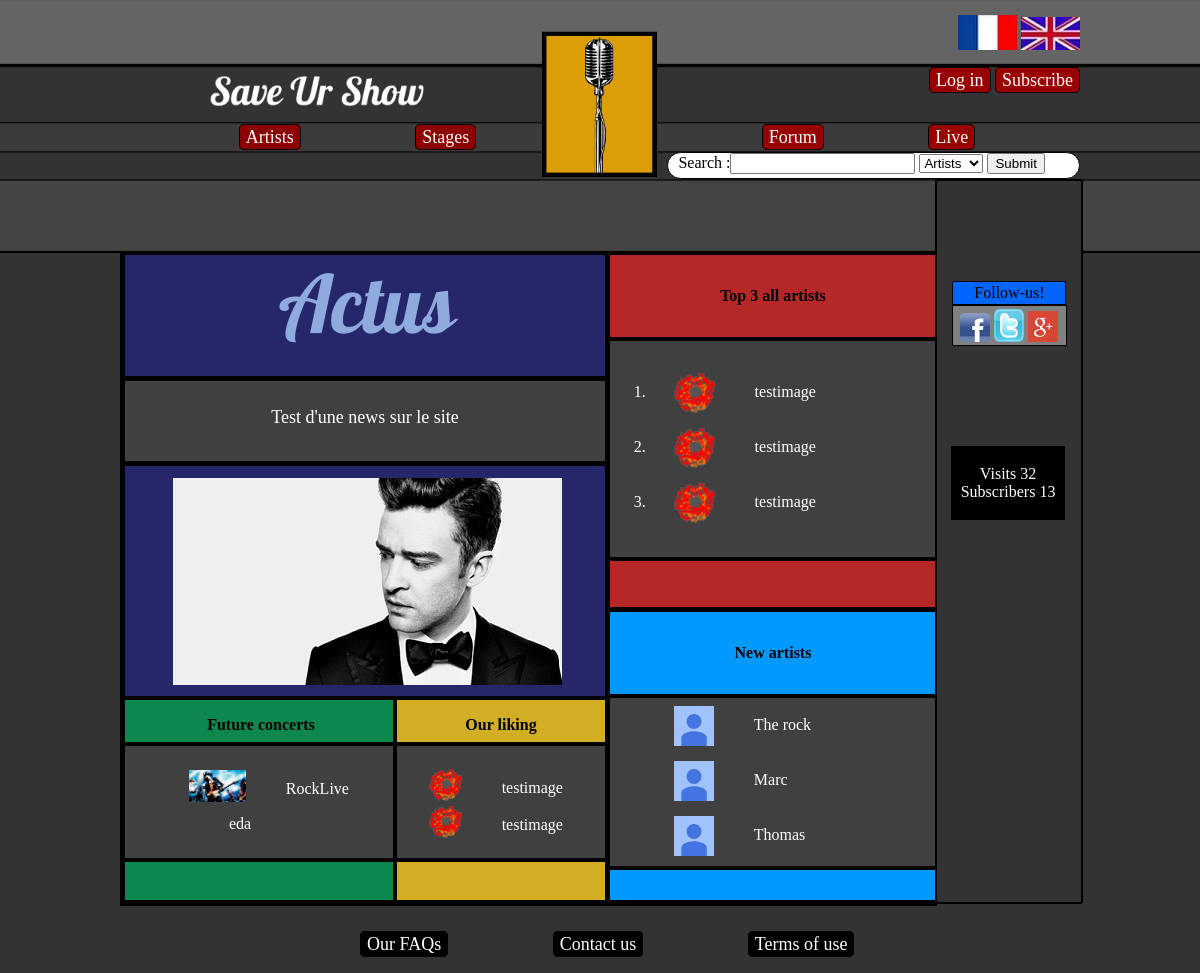
The page /SaveUrShow/index.php?page=select_lang&lang=en on the database its author committed.
### tables this page shows
CREATE TABLE IF NOT EXISTS `statistique` (
  `ID` int(11) NOT NULL AUTO_INCREMENT,
  `nombre_inscrit` int(11) DEFAULT NULL,
  `nombre_visite` int(11) DEFAULT NULL,
  PRIMARY KEY (`ID`)
);

CREATE TABLE IF NOT EXISTS `actu` (
  `ID` int(11) NOT NULL AUTO_INCREMENT,
  `texte` text NOT NULL,
  `photo` varchar(255) DEFAULT NULL,
  PRIMARY KEY (`ID`)
);

CREATE TABLE IF NOT EXISTS `artiste` (
  `ID` int(11) NOT NULL AUTO_INCREMENT,
  `nom_artiste` varchar(25) NOT NULL,
  `date_ajout_artiste` datetime DEFAULT NULL,
  `image_artiste` varchar(255) DEFAULT NULL,
  `bio_artiste` text,
  `ID_genre` int(11) NOT NULL,
  PRIMARY KEY (`ID`)
);

CREATE TABLE IF NOT EXISTS `concert` (
  `ID` int(11) NOT NULL AUTO_INCREMENT,
  `nom_du_concert` varchar(255) NOT NULL,
  `image_concert` varchar(255) DEFAULT NULL,
  `date_du_concert` date DEFAULT NULL,
  `heure_du_concert` time DEFAULT NULL,
  `salle_ID` int(11) DEFAULT NULL,
  `date_ajout_concert` datetime DEFAULT NULL,
  PRIMARY KEY (`ID`),
  KEY `fk_concert_salle1_idx` (`salle_ID`)
);

### SaveUrShow/controleurs/accueil.php (called while the page is built)
<?php
include('modeles/modele_news.php');
$actu = getActu();
$IDTop = getIDTop();
$artiste1 = getArtiste($IDTop['ID_artiste1']);
$artiste2 = getArtiste($IDTop['ID_artiste2']);
$artiste3 = getArtiste($IDTop['ID_artiste3']);
$IDCoeur = getIDCoeur();
$coeur1 = getArtiste($IDCoeur['ID_artiste1']);
$coeur2 = getArtiste($IDCoeur['ID_artiste2']);
$newArtiste = getNewArtiste();
$lastConcert = getLastConcert();
include('vues/header.php');
include('vues/vue_accueil.php');
include('vues/footer.php');
 ?>

### SaveUrShow/controleurs/select_lang.php (called while the page is built, shortened)
<?php
	if ($_SESSION['lang']=='en') {
		include('controleurs/en.php');
}else{
		include('controleurs/fr.php');
}
	include('controleurs/accueil.php');
?>

### SaveUrShow/controleurs/en.php (called while the page is built, shortened)
<?php
	$INSCRIPTION ='Subscribe';
	$TXT_ARTISTES = 'Artists';
	$TXT_SALLES = 'Stages';
	$TXT_CONCERTS = 'Live';
	$TXT_FORUM = 'Forum';
	$RECHERCHE = 'Search :';
	$TXT_CHERCHER = 'Submit';
	$TXT_SUIVRE = 'Follow-us!';
	$TXT_CONNECTES = 'Visits';
	$TXT_INSCRITS = 'Subscribers';
	$CONNEXION = 'Log in';
$_TOP_ARTISTE = 'Top 3 all artists';
$_NEW_ARTISTE = 'New artists';
$COEUR = 'Our liking';
$VENIR = 'Future concerts';
 ?>

### SaveUrShow/modeles/modele_stat.php (called while the page is built, shortened)
<?php
	function nbrVisite(){
	global $bdd;
	$req = $bdd -> prepare("SELECT nombre_visite FROM statistique");
	$req -> execute();
	$res = $req->fetch();
	return $res[0];
	}
	function nbrInscrit(){
		global $bdd;
		$req = $bdd -> prepare("SELECT count(ID) FROM membre");
		$req -> execute();
	$res = $req->fetch();
	return $res['count(ID)'];
	}
 ?>

### SaveUrShow/modeles/modele_news.php (called while the page is built)
<?php
function getActu(){
		global $bdd;
		$query=$bdd->prepare('SELECT texte, photo FROM actu');
        $query->execute();
	    $actu=$query->fetch();
	    return $actu;
}
function getIDTop(){
		global $bdd;
		$req = $bdd -> query("SELECT ID_artiste1,  ID_artiste2, ID_artiste3 FROM top");
		$IDTop=$req->fetch();
	    return $IDTop;
}
function getArtiste($ID){
		global $bdd;
		$query=$bdd->prepare('SELECT artiste.nom_artiste, artiste.image_artiste FROM artiste WHERE ID = :ID');
		$query->bindValue(':ID',$ID, PDO::PARAM_STR);
        $query->execute();
	    $top_artiste=$query->fetch();
	    return $top_artiste;
}
function getIDCoeur(){
		global $bdd;
		$req = $bdd -> query("SELECT ID_artiste1,  ID_artiste2 FROM coup_de_coeur");
		$IDCoeur=$req->fetch();
	    return $IDCoeur;
}
function getNewArtiste(){
		global $bdd;
		$query=$bdd->prepare('SELECT artiste.nom_artiste, artiste.image_artiste FROM artiste ORDER BY date_ajout_artiste DESC');
        $query->execute();
	    $new_artiste=$query->fetchAll();
	    return $new_artiste;
}
function getLastConcert(){
		global $bdd;
		$query=$bdd->prepare('SELECT nom_du_concert, image_concert FROM concert ORDER BY date_du_concert DESC');
        $query->execute();
	    $lastConcert=$query->fetchAll();
	    return $lastConcert;
}
?>

### SaveUrShow/vues/vue_accueil.php (the view, shortened to what this page needs)
<div class="container1">
<div class="titre1"><a href="#"><img src="ressources/image/actus.png"/></a></div>
<div class="box1"><?php echo $actu['texte'] ?></div>
<a href="#"><img class="photo" src=<?php echo '"'.$actu['photo'].'"' ?>/></a>
</div>
<div class="container2">
<div class="titre2"><?php echo $_TOP_ARTISTE ?></div>
<div class="box2">
	<ol>
		<li class=""><a href=<?php echo '"?page=artiste&artiste='.$artiste1['nom_artiste'].'"' ?>><img class="artistes" src=<?php echo '"'.$artiste1['image_artiste'].'"' ?>/><?php echo $artiste1['nom_artiste'] ?></a></li>
		<li class=""><a href=<?php echo '"?page=artiste&artiste='.$artiste2['nom_artiste'].'"' ?>><img class="artistes" src=<?php echo '"'.$artiste2['image_artiste'].'"' ?>/><?php echo $artiste2['nom_artiste'] ?></a></li>
		<li class=""><a href=<?php echo '"?page=artiste&artiste='.$artiste3['nom_artiste'].'"' ?>><img class="artistes" src=<?php echo '"'.$artiste3['image_artiste'].'"' ?>/><?php echo $artiste3['nom_artiste'] ?></a></li>
	</ol>
</div>
</div>
<div class="container3">
<div class="titre3"><?php echo $_NEW_ARTISTE ?></div>
<div class="box3">
	<ul>
		<li class=""><a href=<?php echo '"?page=artiste&artiste='.$newArtiste[0]['nom_artiste'].'"' ?>> <img class="new" src=<?php echo '"'.$newArtiste[0]['image_artiste'].'"' ?>/><?php echo $newArtiste[0]['nom_artiste'] ?></a></li>
		<li class=""><a href=<?php echo '"?page=artiste&artiste='.$newArtiste[1]['nom_artiste'].'"' ?>> <img class="new" src=<?php echo '"'.$newArtiste[1]['image_artiste'].'"' ?>/><?php echo $newArtiste[1]['nom_artiste'] ?></a></li>
		<li class=""><a href=<?php echo '"?page=artiste&artiste='.$newArtiste[2]['nom_artiste'].'"' ?>> <img class="new" src=<?php echo '"'.$newArtiste[2]['image_artiste'].'"' ?>/><?php echo $newArtiste[2]['nom_artiste'] ?></a></li>
	</ul>
</div>
</div>
<div class="container4">
<div class="titre4"><?php echo $VENIR ?></div>
<div class="box4">
	<ul>
		<li><a href=<?php echo '"?page=concert&concert='.$lastConcert[0]['nom_du_concert'].'"' ?>><img class="coeur" src=<?php echo '"'.$lastConcert[0]['image_concert'].'"' ?>/><?php echo $lastConcert[0]['nom_du_concert'] ?></a></li>
		<li><a href=<?php echo '"?page=concert&concert='.$lastConcert[1]['nom_du_concert'].'"' ?>><img class="coeur" src=<?php echo '"'.$lastConcert[1]['image_concert'].'"' ?>/><?php echo $lastConcert[1]['nom_du_concert'] ?></a></li>
	</ul>
</div>
</div>
<div class="container5">
<div class="titre5"><?php echo $COEUR ?></div>
<div class="box5">
<br>
	<ul>
		<li class=""><a href=<?php echo '"?page=artiste&artiste='.$coeur1['nom_artiste'].'"' ?>><img class="coeur" src=<?php echo '"'.$coeur1['image_artiste'].'"' ?>/><?php echo $coeur1['nom_artiste'] ?></a></li>
		<li class=""><a href=<?php echo '"?page=artiste&artiste='.$coeur2['nom_artiste'].'"' ?>><img class="coeur" src=<?php echo '"'.$coeur2['image_artiste'].'"' ?>/><?php echo $coeur2['nom_artiste'] ?></a></li>
	</ul>
</div>
</div>
</div>

### SaveUrShow/vues/header.php (shortened to what this page needs)
<!doctype html>
<html lang="en">
<head>
<link rel="stylesheet" href="ressources/style.css" type="text/css" media="screen" />
<body>
<header>
	<div id="logo">
	</div>
	<a href="?page=accueil"><div id="nom">
	</div></a>
	<div id="drapeau">
	<a href="?page=select_lang&lang=fr"> <img src="ressources/image/drap_fr.png" alt="Version Française" /></a>
	<a href="?page=select_lang&lang=en"> <img src="ressources/image/drap_en.png" alt="Version Anglaise"/></a>
	</div>
	<div id="connexion">
		<ul>
			<?php
			if (!isset($_SESSION['pseudo'])){
				echo '
				<li class="zone1"><a href="?page=connexion">'.$CONNEXION.'</a></li>
				<li class="zone1"><a href="?page=inscription">'.$INSCRIPTION.'</a></li>';
			}else{
				echo'
				<li class="zone1"><a href="?page=profil&profil='.$_SESSION['pseudo'].'">'.$_SESSION['pseudo'].'</a></li>
				<li class="zone1"><a href="?page=deconnexion">'.$DECONNEXION.'</a></li>';
			}
			 ?>
		</ul>
	</div>
	<div id="artistes_salles">
		<ul>
			<li class="boutons1"><a href="?page=listeartiste"><?php echo $TXT_ARTISTES;?></a></li>
			<li class="boutons1"><a href="?page=listeSalles"><?php echo $TXT_SALLES;?></a></li>
		</ul>
	</div>
	<div id="forum_concerts">
		<ul>
			<li class="boutons2"><a href="?page=forum"><?php echo $TXT_FORUM;?></a></li>
			<li class="boutons2"><a href="?page=listeConcerts"><?php echo $TXT_CONCERTS;?></a></li>
		</ul>
	</div>
	<div class="Rechercher">
			<form action="index.php?page=recherche" method="post" name="Recherche">
			<label><?php echo $RECHERCHE;?></label><input type="text" name="mot_cle" id="mot_cle"/>
					<select name="type_recherche">
						<option value="1"><?php echo $TXT_ARTISTES;?></option>
					</select>
					<input type="submit" value="<?php echo $TXT_CHERCHER ;?>">
			</form>
	</div>
	<span id="bordure">
	<div id="Suivre"><span class="a3"><?php echo $TXT_SUIVRE;?></span>
	</div>
	<div class="reseaux">
		<div> <a href="https://www.facebook.com/pages/Save-Ur-Show/281799091982222?fref=ts"> <img class="reseauxsociaux" src="ressources/image/facebook.png" /></a> <span></span>
		</div>
		<div> <a href="https://twitter.com/SaveUrShow01"> <img class="reseauxsociaux" src="ressources/image/twitter.png"/></a> <span></span>
		</div>
		<div> <a href="https://plus.google.com/"> <img class="reseauxsociaux" src="ressources/image/g.png"/></a> <span></span>
		</div>
	</div>
	<div class="statistique">
		<p> <?php echo $TXT_CONNECTES;?> <?php echo $nbrVisite; ?> <br />
			<?php echo $TXT_INSCRITS;?> <?php echo $nbrInscrit; ?>
		</p>
	</div>
	</span>
</header>
<div id="contenu">

### rows shown on the page
statistique: nombre_visite "32"
actu: texte "Test d'une news sur le site", photo (picture)
artiste: image_artiste (picture), nom_artiste "testimage"
artiste: image_artiste (placeholder picture), nom_artiste "The rock"
artiste: image_artiste (placeholder picture), nom_artiste "Marc"
artiste: image_artiste (placeholder picture), nom_artiste "Thomas"
concert: image_concert (picture), nom_du_concert "RockLive"
concert: nom_du_concert "eda"

### other values the page prints
$CONNEXION "Log in"
$INSCRIPTION "Subscribe"
$TXT_ARTISTES "Artists"
$TXT_SALLES "Stages"
$TXT_FORUM "Forum"
$TXT_CONCERTS "Live"
$RECHERCHE "Search :"
$TXT_SUIVRE "Follow-us!"
$TXT_CONNECTES "Visits"
$TXT_INSCRITS "Subscribers"
$nbrInscrit "13"
$_TOP_ARTISTE "Top 3 all artists"
$_NEW_ARTISTE "New artists"
$VENIR "Future concerts"
$COEUR "Our liking"
